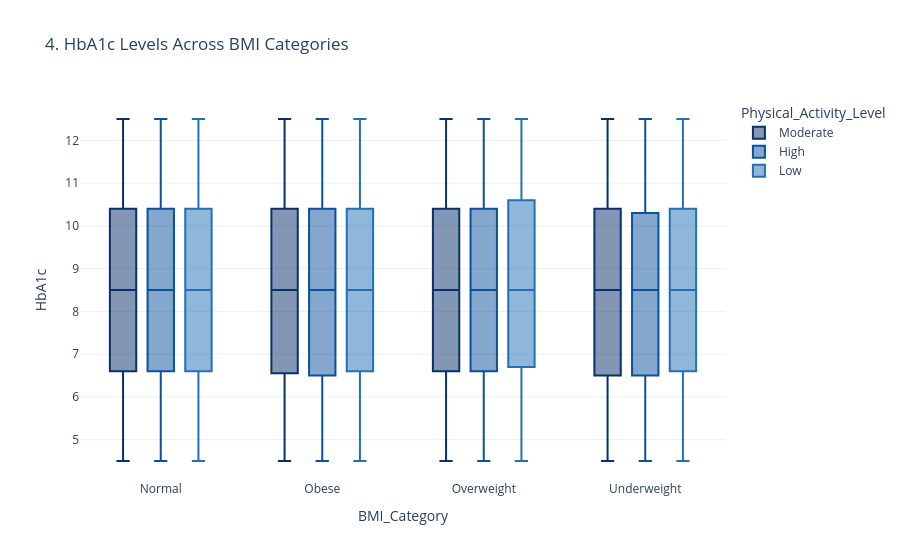

This figure's notebook cell:
### Markdown cell above
## 4. HbA1c across BMI Categories

### Code cell
fig4 = px.box(
    df_clean,
    x="BMI_Category", 
    y="HbA1c",
    color="Physical_Activity_Level", 
    title="4. HbA1c Levels Across BMI Categories", 
    color_discrete_sequence=px.colors.sequential.Blues_r,
    template="plotly_white"
)
fig4.show()

### Figure 1 — Plotly figure (JSON) as saved in the notebook; plotly's stock layout.template omitted (floating-point values rounded to 4 significant figures; data arrays with more than 128 entries replaced by an {"elided": "..."} marker saying what was removed)
{"data": [{"alignmentgroup": "True", "hovertemplate": "Physical_Activity_Level=Moderate<br>BMI_Category=%{x}<br>HbA1c=%{y}<extra></extra>", "legendgroup": "Moderate", "marker": {"color": "rgb(8,48,107)"}, "name": "Moderate", "notched": false, "offsetgroup": "Moderate", "orientation": "v", "showlegend": true, "type": "box", "x": {"elided": "16305 str values"}, "x0": " ", "xaxis": "x", "y": {"elided": "16305 float values"}, "y0": " ", "yaxis": "y"}, {"alignmentgroup": "True", "hovertemplate": "Physical_Activity_Level=High<br>BMI_Category=%{x}<br>HbA1c=%{y}<extra></extra>", "legendgroup": "High", "marker": {"color": "rgb(8,81,156)"}, "name": "High", "notched": false, "offsetgroup": "High", "orientation": "v", "showlegend": true, "type": "box", "x": {"elided": "16502 str values"}, "x0": " ", "xaxis": "x", "y": {"elided": "16502 float values"}, "y0": " ", "yaxis": "y"}, {"alignmentgroup": "True", "hovertemplate": "Physical_Activity_Level=Low<br>BMI_Category=%{x}<br>HbA1c=%{y}<extra></extra>", "legendgroup": "Low", "marker": {"color": "rgb(33,113,181)"}, "name": "Low", "notched": false, "offsetgroup": "Low", "orientation": "v", "showlegend": true, "type": "box", "x": {"elided": "17193 str values"}, "x0": " ", "xaxis": "x", "y": {"elided": "17193 float values"}, "y0": " ", "yaxis": "y"}], "layout": {"boxmode": "group", "legend": {"title": {"text": "Physical_Activity_Level"}, "tracegroupgap": 0}, "title": {"text": "4. HbA1c Levels Across BMI Categories"}, "xaxis": {"anchor": "y", "domain": [0, 1], "title": {"text": "BMI_Category"}}, "yaxis": {"anchor": "x", "domain": [0, 1], "title": {"text": "HbA1c"}}}}
